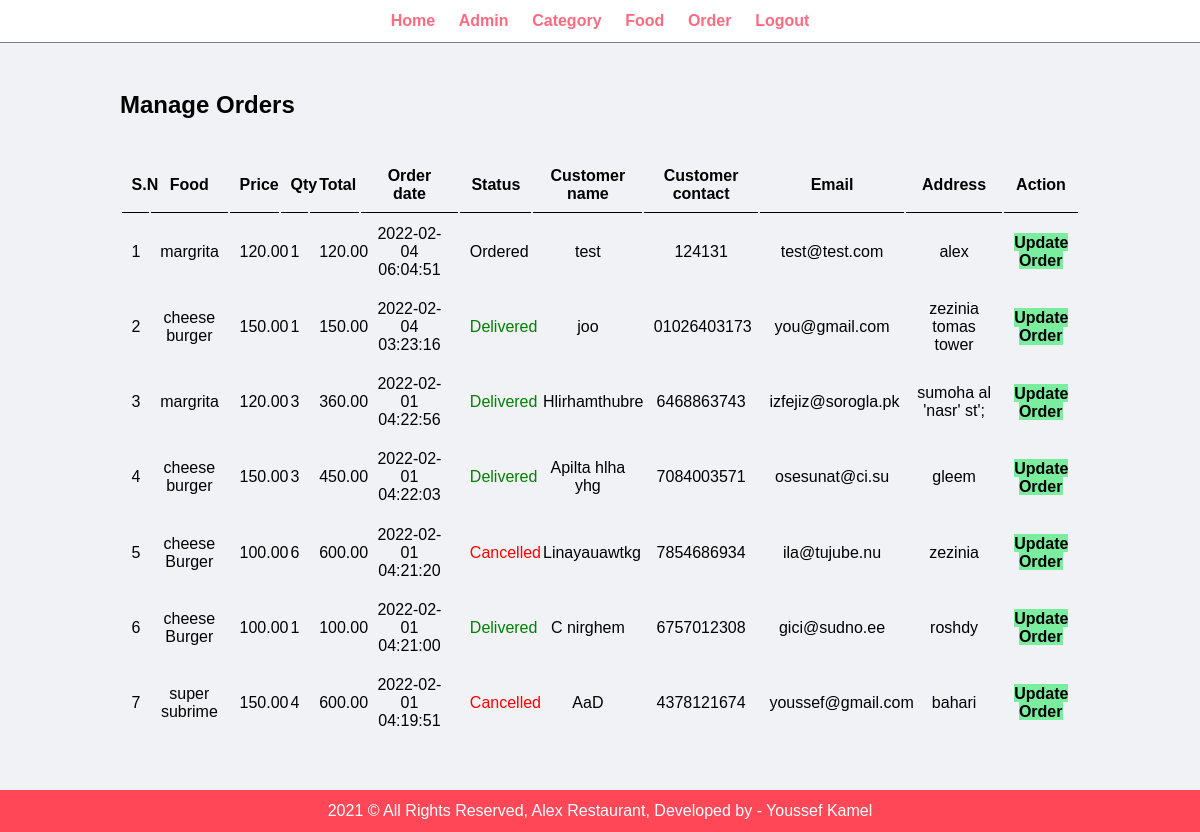
The app's page /admin/manageOrder.php (signed in) with its own data.
### tables this page shows
CREATE TABLE `orders` (
  `id` int(11) NOT NULL,
  `food` varchar(150) NOT NULL,
  `price` decimal(10,2) NOT NULL,
  `qty` int(11) NOT NULL,
  `total` decimal(10,2) NOT NULL,
  `order_date` datetime NOT NULL,
  `status` varchar(50) NOT NULL,
  `customer_name` varchar(150) NOT NULL,
  `customer_contact` varchar(20) NOT NULL,
  `customer_email` varchar(150) NOT NULL,
  `customer_address` varchar(255) NOT NULL
);

### admin/manageOrder.php (the view, shortened to what this page needs)
<?php include("includes/header.inc.php"); ?>
<div class="main-content">
    <div class="wrapper">
        <h2>Manage Orders</h2>
        <br>
        <br>
        <table class="tbl-full">
            <tr>
                <th>S.N</th>
                <th>Food</th>
                <th>Price</th>
                <th>Qty</th>
                <th>Total</th>
                <th>Order date</th>
                <th>Status</th>
                <th>Customer name</th>
                <th>Customer contact</th>
                <th>Email</th>
                <th>Address</th>
                <th>Action</th>
            </tr>
            <?php
            $sql = "SELECT * FROM orders ORDER BY id DESC";
            $res = mysqli_query($conn,$sql);
            $count = mysqli_num_rows($res);
            $num = 0;
            if ($count > 0) {
                while ($row = mysqli_fetch_assoc($res)) {
                    $id = $row['id'];
                    $food = $row['food'];
                    $price = $row['price'];
                    $qty = $row['qty'];
                    $total = $row['total'];
                    $date = $row['order_date'];
                    $status = $row['status'];
                    $customerName = $row['customer_name'];
                    $customerContact = $row['customer_contact'];
                    $email = $row['customer_email'];
                    $address = $row['customer_address'];
                    $num++;
                    ?>
                    <tr>
                        <td><?php echo $num; ?></td>
                        <td><?php echo $food; ?></td>
                        <td><?php echo $price; ?></td>
                        <td><?php echo $qty; ?></td>
                        <td><?php echo $total; ?></td>
                        <td><?php echo $date; ?></td>
                        <td>
                            <?php
                                if ($status == "Ordered") {
                                    echo "<label>$status</label>";
                                } elseif ($status == "On Delivery") {
                                    echo "<label style='color: orange'>$status</label>";
                                } elseif ($status == "Delivered") {
                                    echo "<label style='color: green'>$status</label>";
                                } elseif ($status == "Cancelled") {
                                    echo "<label style='color: red'>$status</label>";
                                }
                            ?>
                        </td>
                        <td><?php echo $customerName; ?></td>
                        <td><?php echo $customerContact; ?></td>
                        <td><?php echo $email; ?></td>
                        <td><?php echo $address; ?></td>
                        <td>
                            <a href="<?php echo SITEURL; ?>admin/updateOrder.php?id=<?php echo $id; ?>" class="btn-secondary">Update Order</a>
                        </td>
                    </tr>
                    <?php
                }
            } else {
                echo "<div class='error'>No orders placed</div>";
            }
            ?>
        </table>
    </div>
</div>
<?php include("includes/footer.inc.php"); ?>

### css/admin.css (style rules this page uses)
* { margin: 0; padding: 0; font-family: Arial, Helvetica, sans-serif; }
.wrapper { padding: 1%; width: 80%; margin: 0 auto; }
.tbl-full { width: 100%; }
table tr th { border-bottom: 1px solid black; padding: 1%; }
table tr td { text-align: center; padding: 1%; }
.btn-secondary { background-color: #7bed9f; text-decoration: none; color: black; padding: 1%; font-weight: bold; }
.main-content { background-color: #f1f2f6; padding: 3% 0; }

### records on screen
orders: food "margrita", price "120.00", qty "1", total "120.00", order_date "2022-02-04 06:04:51", status "Ordered", customer_name "test", customer_contact "124131", customer_email "test@test.com", customer_address "alex"
orders: food "cheese burger", price "150.00", qty "1", total "150.00", order_date "2022-02-04 03:23:16", status "Delivered", customer_name "joo", customer_contact "01026403173", customer_email "you@gmail.com", customer_address "zezinia tomas tower"
orders: food "margrita", price "120.00", qty "3", total "360.00", order_date "2022-02-01 04:22:56", status "Delivered", customer_name "Hlirhamthubre", customer_contact "6468863743", customer_email "izfejiz@sorogla.pk", customer_address "sumoha al 'nasr' st';"
orders: food "cheese burger", price "150.00", qty "3", total "450.00", order_date "2022-02-01 04:22:03", status "Delivered", customer_name "Apilta hlha yhg", customer_contact "7084003571", customer_email "osesunat@ci.su", customer_address "gleem"
orders: food "cheese Burger", price "100.00", qty "6", total "600.00", order_date "2022-02-01 04:21:20", status "Cancelled", customer_name "Linayauawtkg", customer_contact "7854686934", customer_email "ila@tujube.nu", customer_address "zezinia"
orders: food "cheese Burger", price "100.00", qty "1", total "100.00", order_date "2022-02-01 04:21:00", status "Delivered", customer_name "C nirghem", customer_contact "6757012308", customer_email "gici@sudno.ee", customer_address "roshdy"
orders: food "super subrime", price "150.00", qty "4", total "600.00", order_date "2022-02-01 04:19:51", status "Cancelled", customer_name "AaD", customer_contact "4378121674", customer_email "youssef@gmail.com", customer_address "bahari"
